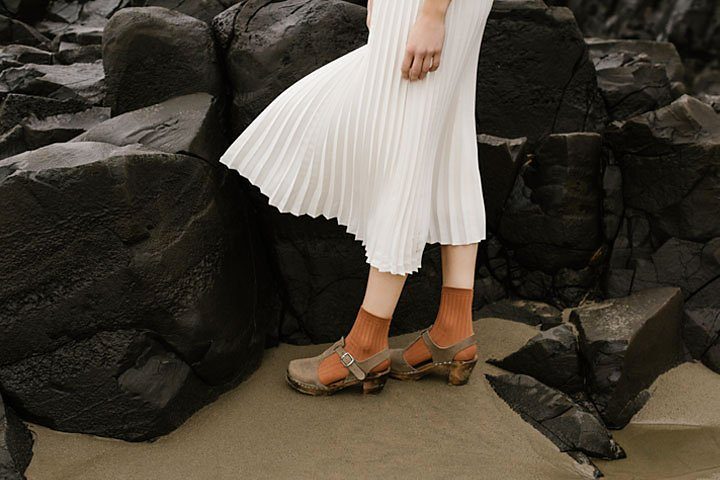
#> input picture images/highlights_and_shadows.jpg, 720 x 480 px
$ jupyter execute q2.ipynb
#> lines starting #> are read from the running program, lines starting #| are printed output that depends on the picture
[cell 1]
#Question 2 - Gamma Correction

import cv2 as cv
import numpy as np
import matplotlib.pyplot as plt

im1 = cv.imread('images/highlights_and_shadows.jpg')
#> im1 is the input picture: shape (480, 720, 3); mean B, G, R 58.1, 68.6, 75.7
assert im1 is not None
im1 = cv.cvtColor(im1, cv.COLOR_BGR2RGB)
#part a
gamma= 0.5
invG = 1.0/gamma
conv = np.array([((i/255.0)**invG) * 255 for i in range(256)], dtype=np.uint8)

im2 = conv[im1]
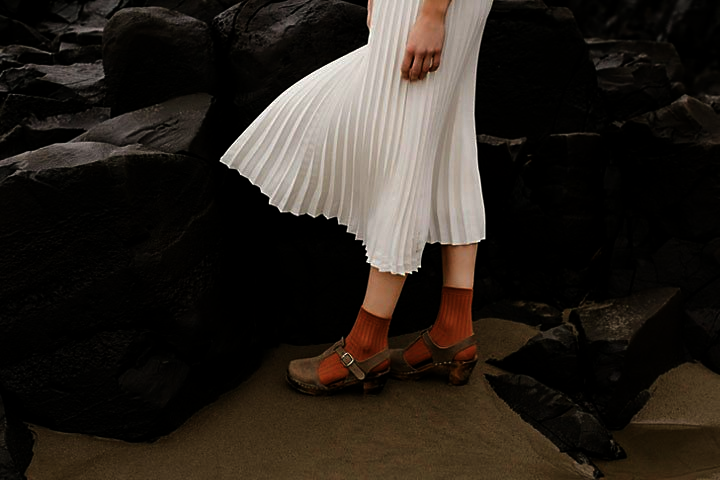
#> im2: shape (480, 720, 3); mean R, G, B 41.1, 34.8, 28.7

h = cv.calcHist([im1],[0], None, [256],[0,256])
#> h = 256 values, max 7023 at index 19, min 14 at index 254, mean 1350
h2 = cv.calcHist([im2],[0], None, [256],[0,256])
#> h2 = 256 values, max 53510 at index 0, min 0 at index 78, mean 1350

fig, axs = plt.subplots(2, 2, figsize=(15, 10))

# Displays images
axs[0, 0].imshow(im1, vmin=0, vmax=255)
axs[0, 0].set_title('Original')
axs[0, 1].imshow(im2, vmin=0, vmax=255)
axs[0, 1].set_title("Gamma corrected image , Gamma: {:.2f}".format(gamma))

# Plot histograms
axs[1, 0].bar(range(256), h.ravel())
axs[1, 0].set_title('Histogram of Original Image')
axs[1, 1].bar(range(256), h2.ravel())
axs[1, 1].set_title("Histogram of Gamma Corrected Image, Gamma: {:.2f}".format(gamma))
plt.tight_layout()
plt.show()
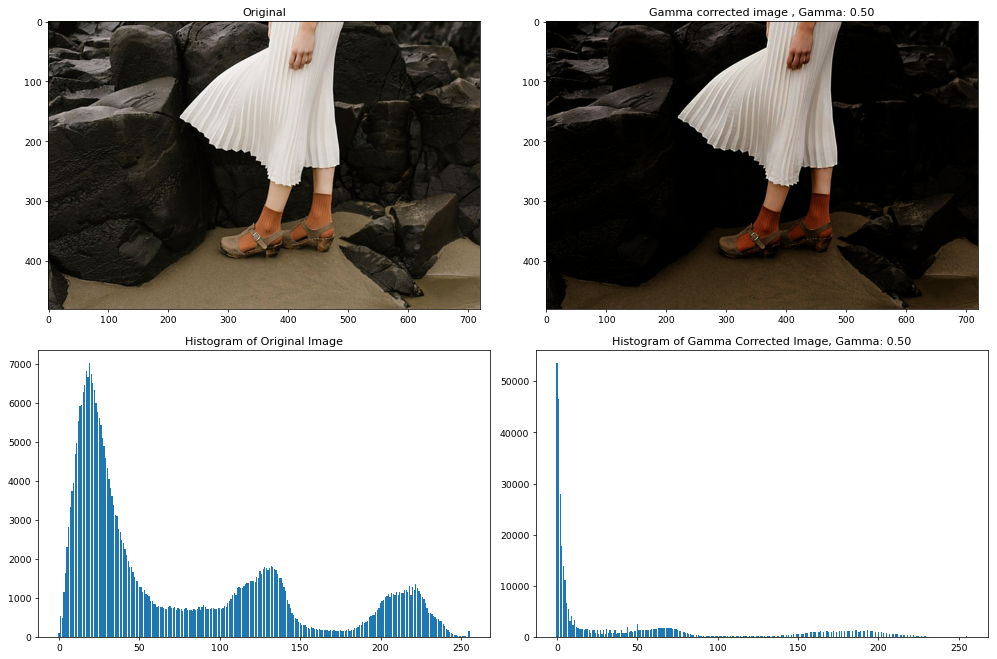
#> figure drawn by matplotlib, 4 panels; panel 3: tallest bar 7023 high, from x = 18.6 to 19.4; panel 4: tallest bar 53510 high, from x = -0.4 to 0.4

$ run again, with images/border.jpg copied over images/highlights_and_shadows.jpg
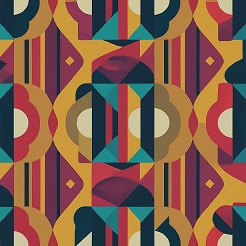
#> input picture images/border.jpg, 246 x 246 px
#> im1 is the input picture: shape (246, 246, 3); mean B, G, R 75.6, 92.7, 129.1
#> `im2 = conv[im1]`:
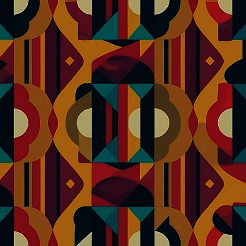
#> im2: shape (246, 246, 3); mean R, G, B 84.5, 43.2, 25.1
#> h = 256 values, max 1441 at index 204, min 0 at index 250, mean 236.4
#> h2 = 256 values, max 6029 at index 1, min 0 at index 78, mean 236.4
#> `plt.show()`:
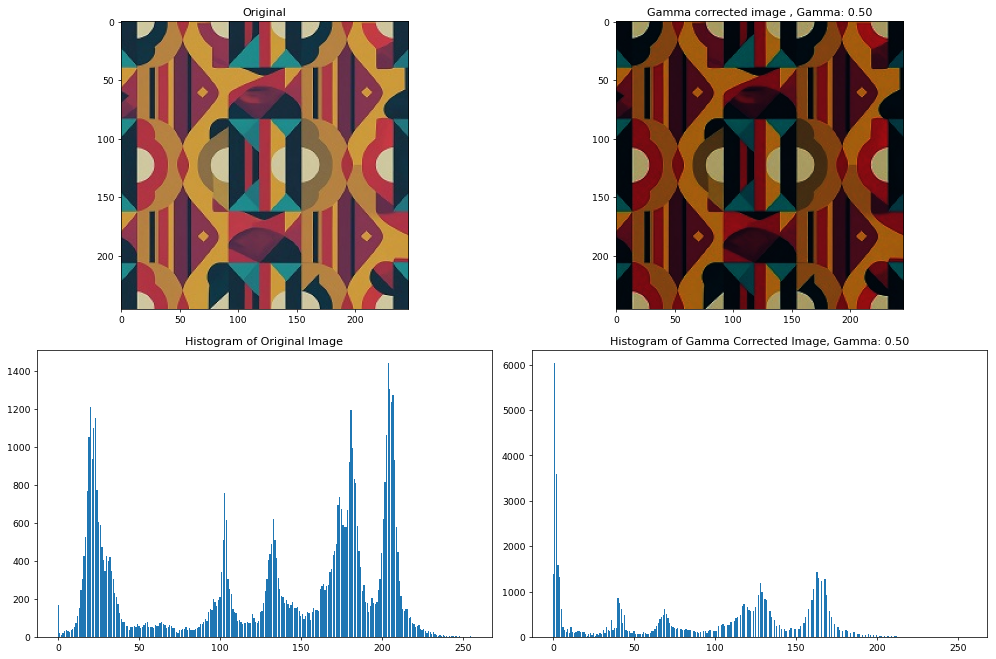
#> figure drawn by matplotlib, 4 panels; panel 3: tallest bar 1441 high, from x = 203.6 to 204.4; panel 4: tallest bar 6029 high, from x = 0.6 to 1.4

$ run again, with images/border2.jpg copied over images/highlights_and_shadows.jpg
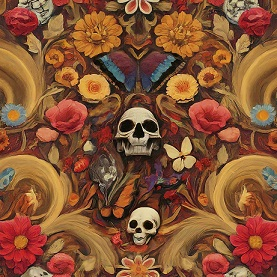
#> input picture images/border2.jpg, 277 x 277 px
#> im1 is the input picture: shape (277, 277, 3); mean B, G, R 52.9, 83.7, 134.2
#> `im2 = conv[im1]`:
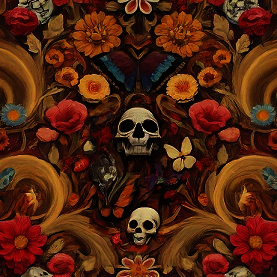
#> im2: shape (277, 277, 3); mean R, G, B 80.6, 35.1, 14.4
#> h = 256 values, max 598 at index 176, min 0 at index 1, mean 299.7
#> h2 = 256 values, max 908 at index 33, min 0 at index 78, mean 299.7
#> `plt.show()`:
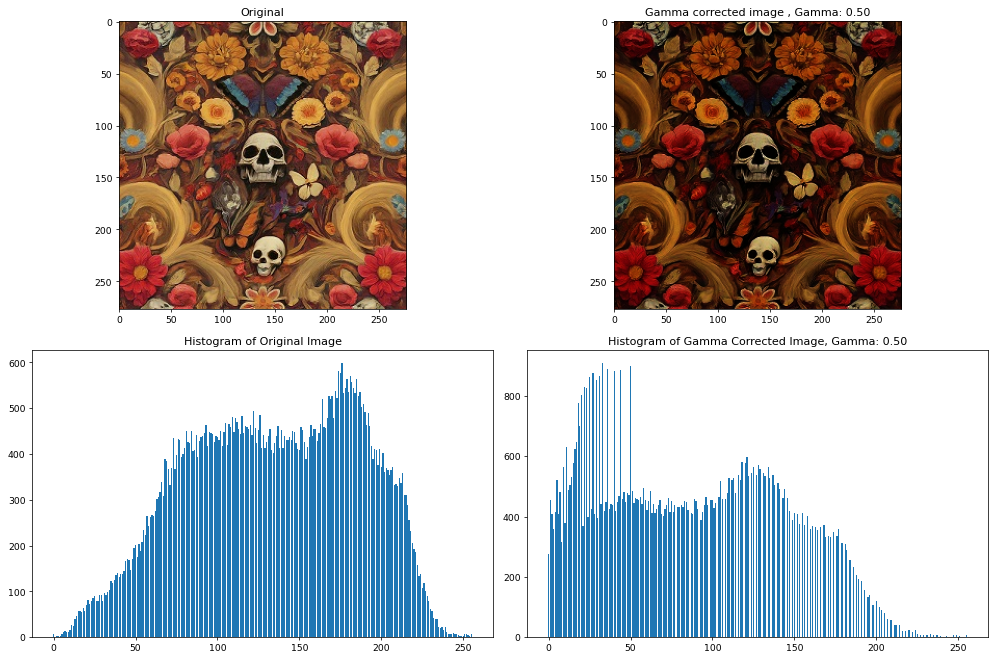
#> figure drawn by matplotlib, 4 panels; panel 3: tallest bar 598 high, from x = 175.6 to 176.4; panel 4: tallest bar 908 high, from x = 32.6 to 33.4

$ run again, with images/daisy.jpg copied over images/highlights_and_shadows.jpg
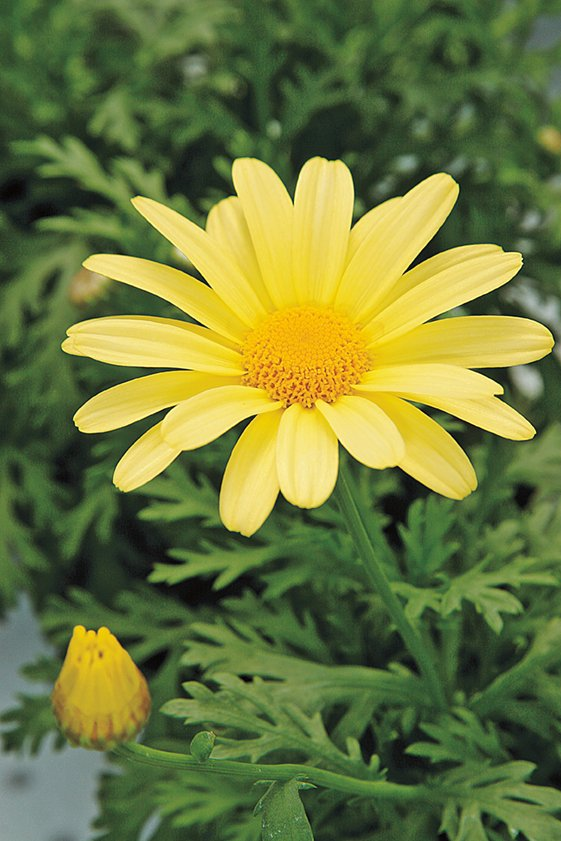
#> input picture images/daisy.jpg, 561 x 841 px
#> im1 is the input picture: shape (841, 561, 3); mean B, G, R 60.7, 120.3, 108.5
#> `im2 = conv[im1]`:
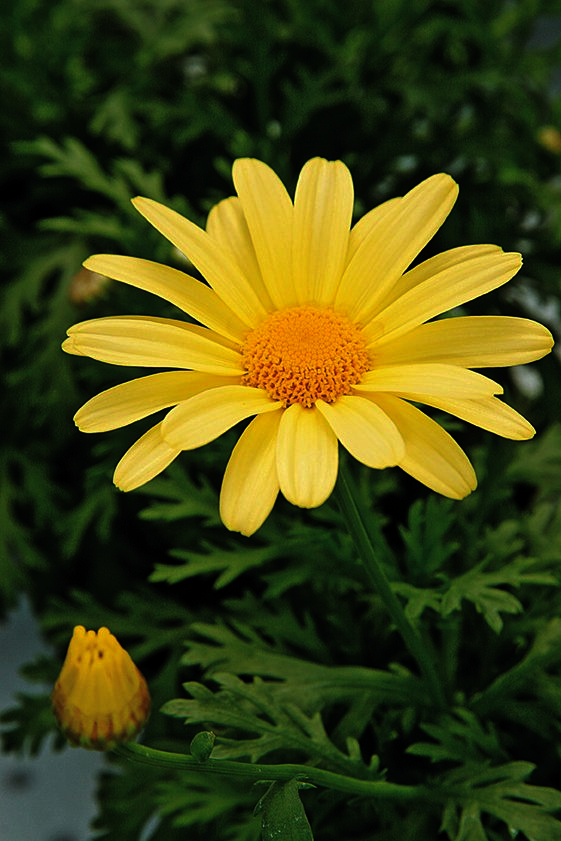
#> im2: shape (841, 561, 3); mean R, G, B 68.1, 69.8, 17.8
#> h = 256 values, max 6190 at index 54, min 4 at index 1, mean 1843
#> h2 = 256 values, max 18417 at index 11, min 0 at index 78, mean 1843
#> `plt.show()`:
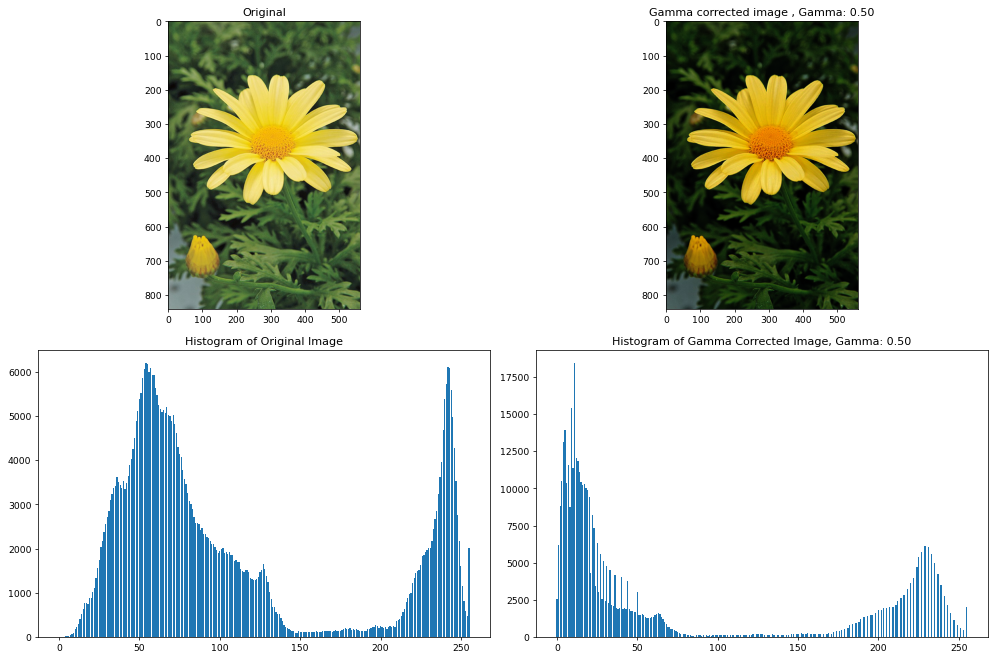
#> figure drawn by matplotlib, 4 panels; panel 3: tallest bar 6190 high, from x = 53.6 to 54.4; panel 4: tallest bar 18417 high, from x = 10.6 to 11.4
